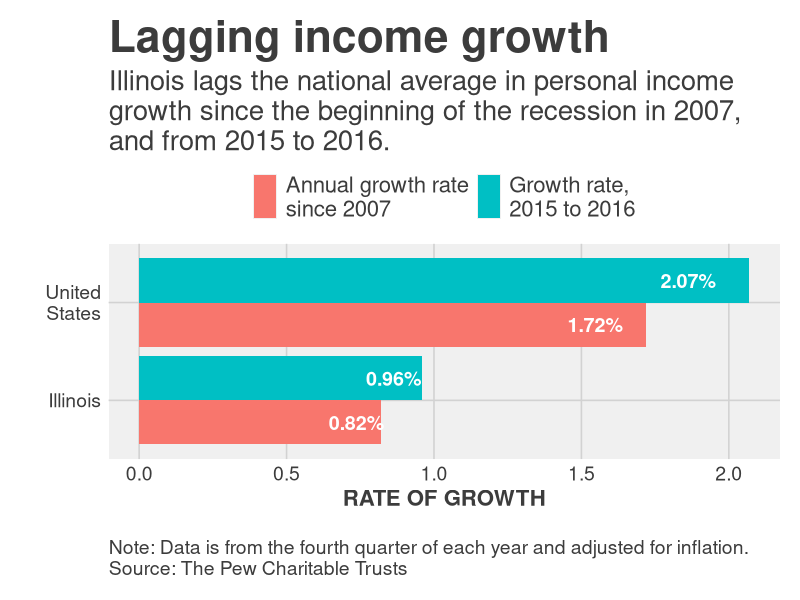

This chart was generated by the following R code:
library(tidyr)
library(readr)
df <- read_csv("growthRate.csv")
head(df)
df <- df[ which(df$State=='United States' | df$State=='Illinois'),]
head(df)


names(df)[names(df)=="Annua_Q42007"] <- "Annual growth rate\nsince 2007"
names(df)[names(df)=="Q42015_Q42016"] <- "Growth rate,\n2015 to 2016"
names(df)

df_long <- gather(df, set, value, 2:3, factor_key=TRUE)

head(df_long)

# load in ggplot and themes
library(ggplot2)
library(ggthemes)


# grouped bars

#----Set up plot for print and online --------

# widths for pdf and png files are set up so that
# text elements work for print and online. 
# Generally, the pdf will = a 2-column graphic
# that in a pinch could be used in the paper without
# any work on my part as long as it printed in color,
# and the png will be readable on mobile.

# As for height, adjust that as necessary. Look at the
# files you create and see if they need room!

# While working out your plot, leave these items commented out
# so you can see a preview of your graphic in the plots pane
# when you're satisfied with it, then uncomment to save out
# files. Note you can't create pdfs and pngs at the same time
# you'll have to uncomment one and comment out the other.

#dev.cur()
#pdf(file="ggplotGroupedBars.pdf", width = 7, height = 5) 
#png(filename = "laggingincome.png",width = 600, height = 450, units = "px")
#-----Insert plot here -------------

grouped <- ggplot(df_long) + 
  aes(State,
      value,
      fill = set,
      label = value) + 
  geom_bar(stat = "identity", position = position_dodge(width = NULL)) + 
  coord_flip() + theme_fivethirtyeight()

# add all the titles.
grouped <- grouped + labs(
  title="Lagging income growth", # your headline
  subtitle="Illinois lags the national average in personal income \ngrowth since the beginning of the recession in 2007, \nand from 2015 to 2016.",
  x=" ", 
  y="RATE OF GROWTH",
  caption="\nNote: Data is from the fourth quarter of each year and adjusted for inflation.\nSource: The Pew Charitable Trusts")


# This puts the legend horizontally across the top
# you can leave this alone 
grouped <- grouped + 
  theme(legend.position="top", 
        legend.direction="horizontal",
        legend.title = element_blank())

# Here's where we go further in formating the bar values
# you'll need to edit x, y and label with appropriate values
grouped <- grouped + geom_text(
  position = position_dodge(width = 0.9), 
  aes(x = State, 
      y = value - (value * 0.1), 
      vjust = 0.5,
      label = paste0(value,"%")
      ),
  size=5,
  fontface="bold",
  color="white"
)

# Here's where we adapt the theme we're using to work for us
# Can ignore
grouped <- grouped + theme(
  plot.background = element_rect(fill = "white"),
  legend.background = element_rect(fill = "white"),
  plot.title = element_text(size = 32),
  plot.subtitle = element_text(size = 20),
  legend.text=element_text(size=16),
  axis.title=element_text(size=16, face="bold"),
  axis.text=element_text(size=14),
  plot.caption=element_text(size=14, hjust=0)
) + scale_x_discrete(
  labels=c("Illinois","United\nStates")
)

grouped


#----- End plot --------------
# Uncomment the line below when saving pdfs or pngs
#dev.off() 